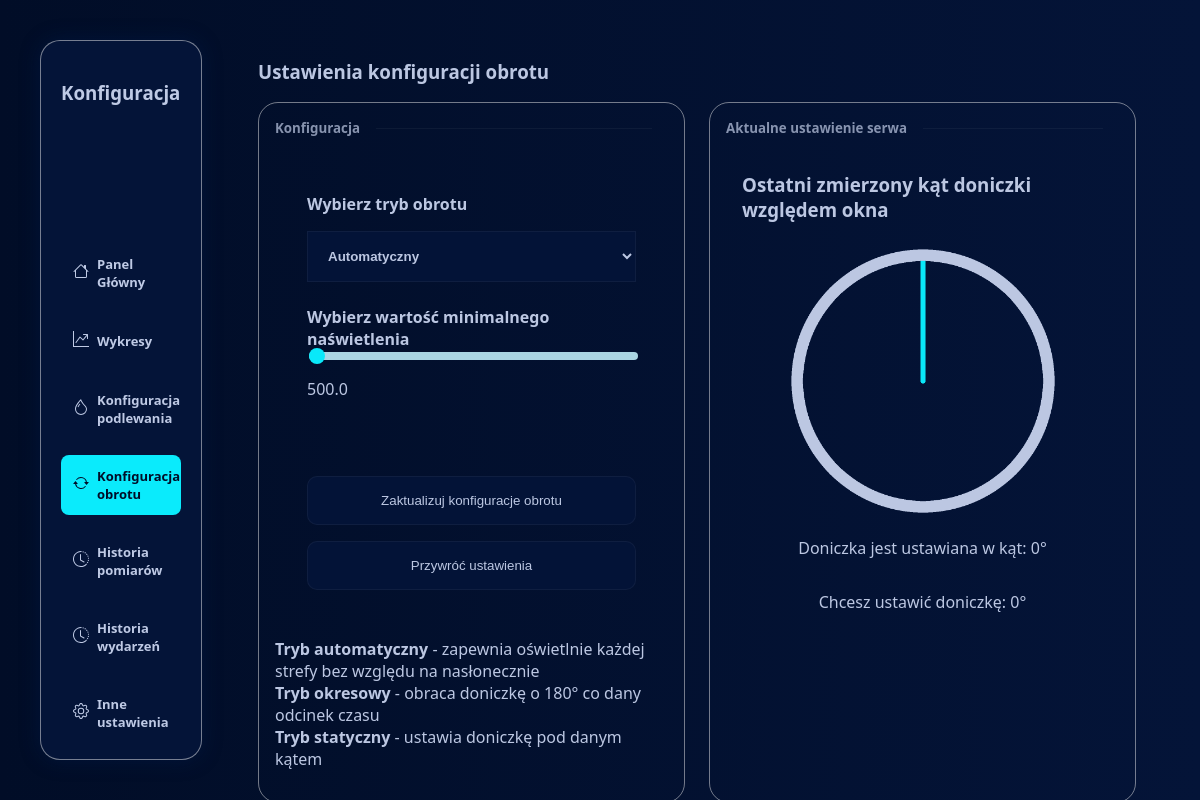
/servo-config, run on an earlier commit of the app's database.
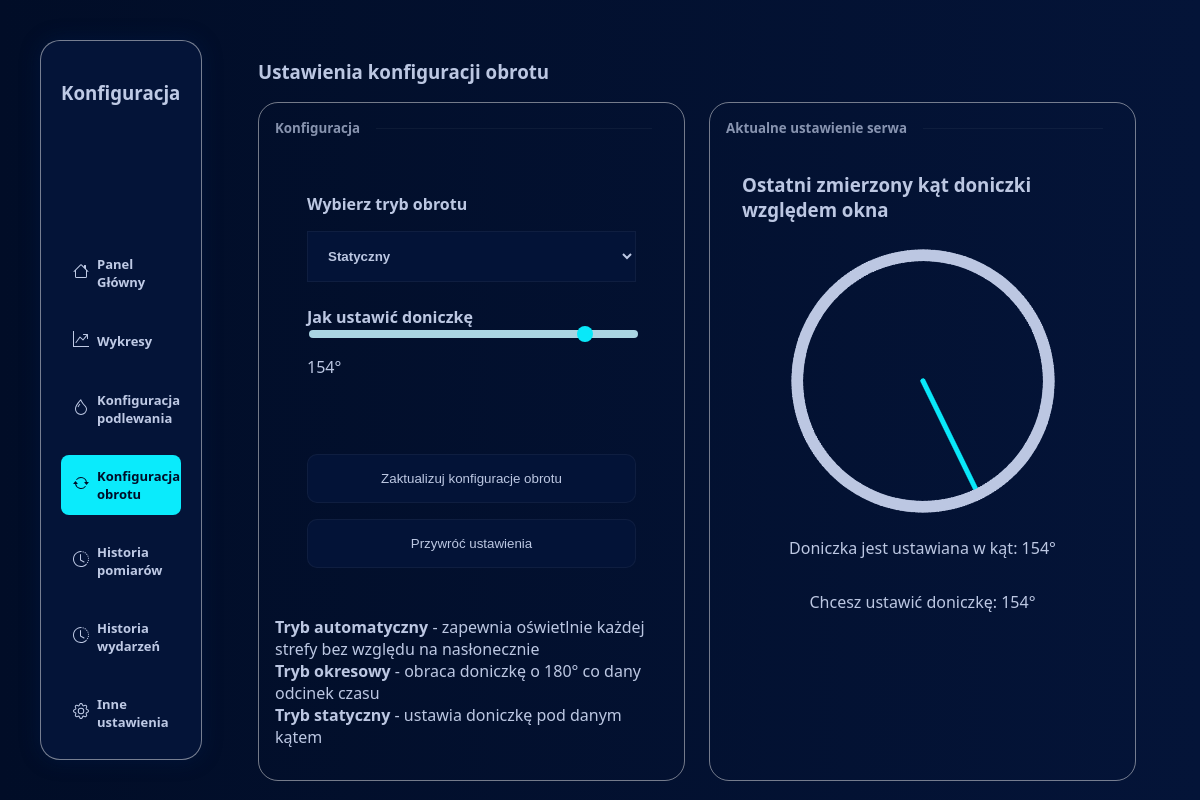
And on a later commit of the database.
### tables this page shows
CREATE TABLE configuration(
            water_mode TEXT,
            moisture_pct float,
            water_time integer,
            water_mililiters float,
            servo_mode TEXT,
            auto_threshold float,
            servo_time integer,
            servo_angle integer,
            log_timer integer
            
        );

CREATE TABLE servo_logs (
        id INTEGER PRIMARY KEY AUTOINCREMENT,
        old_angle INTEGER,
        new_angle INTEGER,
        mode TEXT,
        date DATETIME
    );

### web.py (the view)
@app.route("/servo-config")
def configFoto():
    check_for_water()
    config = get_config()
    servo=get_last_servo_log()
    return render_template("servoConfig.html", config=config, servo=servo)

### web.py (called while the page is built)
def get_basic_info():
    conn =sqlite3.connect(DB_PATH)
    cursor = conn.cursor()
    cursor.execute("""
                    SELECT sensor_name, value, date
                    FROM sensor_logs
                    WHERE (sensor_name, date) IN (
                        SELECT sensor_name, MAX(date)
                        FROM sensor_logs
                        WHERE sensor_name IN ('moisture', 'foto1', 'foto2', 'water')
                        GROUP BY sensor_name
                    )
                    ORDER BY sensor_name
                   """)
    info = cursor.fetchall()
    conn.close()
    return info

def get_last_servo_log():
    conn = sqlite3.connect(DB_PATH)
    cursor = conn.cursor()
    cursor.execute("""
        SELECT id, old_angle, new_angle, mode, date
        FROM servo_logs
        ORDER BY date DESC
        LIMIT 1
    """)
    row = cursor.fetchone()
    conn.close()
    return row

@app.route("/get-config")
def get_config():
    conn =sqlite3.connect(DB_PATH)
    cursor = conn.cursor()
    cursor.execute("SELECT * FROM configuration LIMIT 1")
    config = cursor.fetchone()
    conn.close()
    return config

### templates/servoConfig.html (shortened to what the changed rows need)
<!DOCTYPE html>
<html lang="en">
<head>
    <link rel="stylesheet" href="{{ url_for('static',filename='styles/style.css') }}">
</head>
<body>
    <div class="container">
        <div class="content-area">
            <div class="section">
                <div class="content">
                    <form action="/update-servo-conf" method="post" id="form">
                        <label for="mode">Wybierz tryb obrotu</label>
                        <select name="mode" id="tryb">
                            <option value="auto" {% if config[4] == 'auto' %} selected{% endif %}>Automatyczny</option>
                            <option value="set" {% if config[4] == 'set' %} selected{% endif %}>Statyczny</option>
                        </select>
                        <div id="auto" {% if config[4] != 'auto' %} hidden{% endif %}>
                            <label for="auto-threshold">Wybierz wartość minimalnego naświetlenia</label>
                            <input type="range" min="500" max="50000" step="100" id="auto-threshold" value="{{config[5]}}" name="auto-threshold">
                            <p id="threshold-value">{{config[5]}}</p>
                        </div>
                        <div id="set" {% if config[4] != 'set' %} hidden{% endif %}>
                            <label for="servo-angle">Jak ustawić doniczkę</label>
                            <input class="slider" type="range" min="0" max="180" id="servo-angle" value="{{config[7]}}" name="servo-angle">
                            <p id="angle-value">{{config[7]}}°</p>
                        </div>
                        <input type="submit" class="button" value="Zaktualizuj konfiguracje obrotu">
                        <input type="reset" class="button" value="Przywróć ustawienia" id="reset">
                    </form>
                </div>
                <div class="content">
                    <div class="inside-content">
                        <div class="content-section start">
                            <h3>Ostatni zmierzony kąt doniczki względem okna</h3>
                            <img id="rotate" class="img" src="{{ url_for('static',filename='images/servoAngle.png') }}" alt="" srcset="">
                            <p>Doniczka jest ustawiana w kąt: {{servo[2]}}°</p>
                            <p>Chcesz ustawić doniczkę: <span id="angle-value-target">{{servo[2]}}°</span></p>
                        </div>
                    </div>
                </div>
            </div>
        </div>
    </div>
</body>
</html>

What changed in the data, as far as the page shows it:
no longer on this page (row edited): servo_logs: new_angle "0"
changed configuration: mode "Automatyczny" → "Statyczny"; servo_mode "auto" → "set" (drawn); servo-angle (not shown) → "154"; servo_angle (not shown) → "154"; auto-threshold "500" → (not shown); auto_threshold "500.0" → (not shown)
added servo_logs: new_angle "154"
Also different on the page:
text no longer shown: "Wybierz wartość minimalnego naświetlenia"
text now shown: "Jak ustawić doniczkę °"
